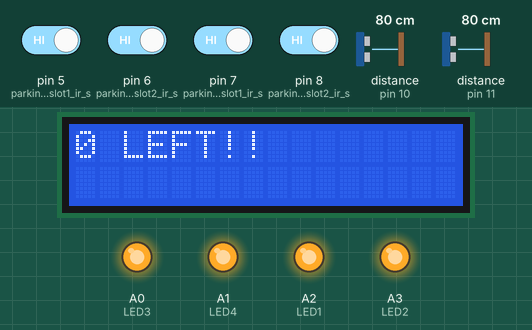
Recording of a sketch running on a simulated Arduino Uno, built with avr-gcc and run on an emulated ATmega328P. On the bench: 16×2 character LCD, output pins drawn as LEDs (lit = HIGH). Wiring (inferred from the names in the program): 2 × ultrasonic range finder: trigger pin 9, echo pin 10 / trigger pin 12, echo pin 11. The test bench sets the inputs (shaded band); at power-on: pin 5 (parking1_slot1_ir_s), pin 6 (parking1_slot2_ir_s), pin 7 (parking2_slot1_ir_s), pin 8 (parking2_slot2_ir_s) HIGH, distance to the obstacle (sensors on pin 10, pin 11) 80 cm. The echo pulse lasts 58.3 µs per cm; pins used as bus, display or sensor lines are not drawn; what the sketch prints to the serial monitor is not drawn.

Above: at 1.2 s.
1.3 s: pin 5 (parking1_slot1_ir_s) driven LOW
At 5.1 s:
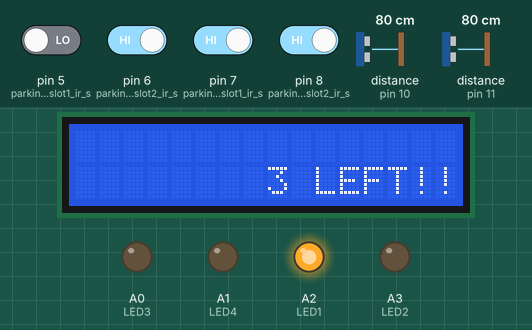
5.8 s: pin 6 (parking1_slot2_ir_s) driven LOW
At 7.9 s:
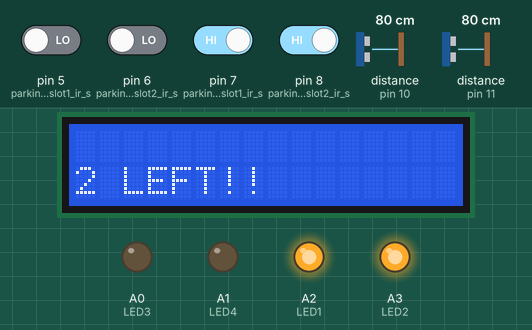
10.4 s: pin 7 (parking2_slot1_ir_s) driven LOW
At 11.0 s:
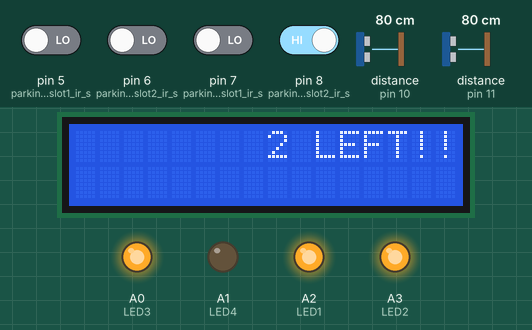
14.7 s: pin 5 (parking1_slot1_ir_s) driven HIGH
At 18.3 s:
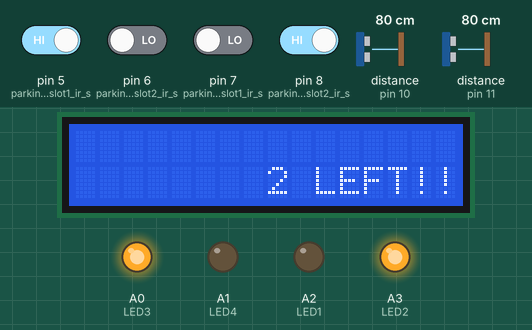
18.6 s: pin 8 (parking2_slot2_ir_s) driven LOW
At 20.2 s:
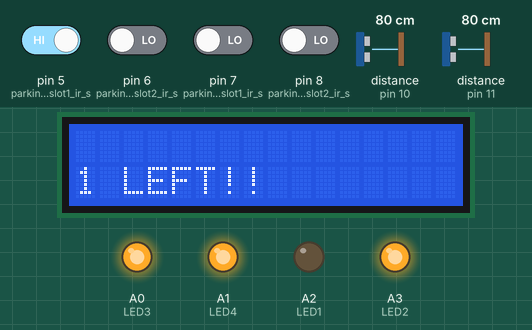
23.2 s: pin 6 (parking1_slot2_ir_s) driven HIGH
At 24.8 s:
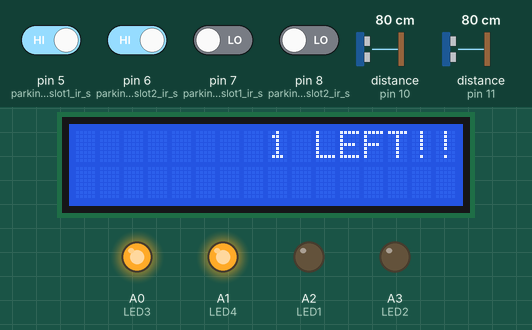
Timing chart, 0 to 26.3 s (numbered marks = the images above; inputs shaded):
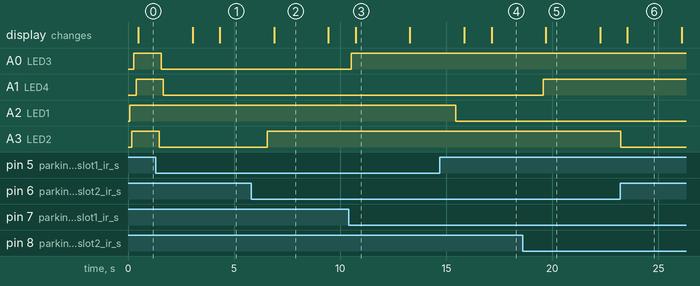

Measured:
- after the input at 1.3 s, A2 (LED1): stays HIGH (without the input it goes to LOW after 0.06 s)
- after the input at 5.8 s, A3 (LED2): LOW → HIGH after 0.77 s
- after the input at 10.4 s, A0 (LED3): LOW → HIGH after 0.11 s
- after the input at 14.7 s, A2 (LED1): HIGH → LOW after 0.74 s
- after the input at 18.6 s, A1 (LED4): LOW → HIGH after 0.98 s
- after the input at 23.2 s, A3 (LED2): HIGH → LOW at once
- what the display in image 2 shows lasts 2.5 s, from 6.9 s to 9.4 s

The sketch:

ARDUINO.ino
```cpp
#include <LiquidCrystal_I2C.h>
#include <Wire.h>
#include <SoftwareSerial.h>
#include <Servo.h>

LiquidCrystal_I2C lcd(0x27,16,2);
SoftwareSerial nodemcu(2,3);

int parking1_slot1_ir_s = 5; // parking slot1 infrared sensor connected with pin number 4 of arduino
int parking1_slot2_ir_s = 6;

int parking2_slot1_ir_s = 7;
int parking2_slot2_ir_s = 8;

const int trig=12;
const int echo =11;

const int trig2=9;
const int echo2 =10;


String sensor1="0";
String sensor2="0";
String sensor3="0";
String sensor4="0";
String last="NULL";

int LED1=A2;
int LED2=A3;
int LED3=A0;
int LED4=A1;


String cdata =""; // complete data, consisting of sensors values
void setup()
{
    lcd.begin();
    lcd.backlight();


    Serial.begin(9600);
    nodemcu.begin(9600);

    pinMode(parking1_slot1_ir_s, INPUT);
    pinMode(parking1_slot2_ir_s, INPUT);

    pinMode(parking2_slot1_ir_s, INPUT);
    pinMode(parking2_slot2_ir_s, INPUT);
    pinMode(trig,OUTPUT);
    pinMode(echo,INPUT);
    pinMode(trig2,OUTPUT);
    pinMode(echo2,INPUT);

}
String k="a";
String entry="closed",entry2="closed";
void loop()
{
    long duration,distance;
    digitalWrite(trig,HIGH);
    delayMicroseconds(1000);
    digitalWrite(trig,LOW);
    duration=pulseIn(echo,HIGH);
    distance=(duration/2)/29.1;
    //
    //
    if(distance<10 && entry=="closed"){
        entry="opened";
        Serial.print("OP"+String(distance));
    }else if(distance>10 && entry=="opened" ){
        entry="closed";
        Serial.print("CL"+String(distance));
    }
    long duration2,distance2;
    digitalWrite(trig2,HIGH);
    delayMicroseconds(1000);
    digitalWrite(trig2,LOW);
    duration2=pulseIn(echo2,255);
    distance2=(duration2/2)/29.1;
    if(distance2<10 && entry2=="closed"){
        entry2="opened";
    }else if(distance2>10 && entry2=="opened"){
        entry2="closed";
    }


    p1slot1();
    p1slot2();

    p2slot1();
    p2slot2();
    int space=(sensor1=="0"?0:1)+(sensor2=="0"?0:1)+(sensor3=="0"?0:1)+(sensor4=="0"?0:1);

    space=4-space;
    String s=String(space);

    cdata = cdata + sensor1 +"," + sensor2 + ","+ sensor3 +","+ sensor4 + ","+s+" SPACES LEFT!,"+entry+","+entry2;


    lcd.print(s+" LEFT!!");
    for(int i=0;i<2;i++)
    {lcd.print("        ");}

    Serial.println(s+" LEFT!!");

    Serial.println(cdata);
    nodemcu.println(cdata);
    delay(800); // 100 milli seconds
    cdata = "";

    digitalWrite(parking1_slot1_ir_s, HIGH);
    digitalWrite(parking1_slot2_ir_s, HIGH);

    digitalWrite(parking2_slot1_ir_s, HIGH);
    digitalWrite(parking2_slot2_ir_s, HIGH);

}

void p1slot1()
{
    if( digitalRead(parking1_slot1_ir_s) == LOW)
    {
        sensor1 = "255";
        analogWrite(LED1,255);

        delay(100);
    }
    if( digitalRead(parking1_slot1_ir_s) == HIGH)
    {
        sensor1 = "0";
        analogWrite(LED1,0);
        delay(100);
    }
}

void p1slot2() // parking 1 slot2
{
    if( digitalRead(parking1_slot2_ir_s) == LOW)
    {
        sensor2 = "255";
        analogWrite(LED2,255);
        delay(100);
    }
    if( digitalRead (parking1_slot2_ir_s) == HIGH)
    {
        sensor2 = "0";
        analogWrite(LED2,0);
        delay(100);
    }
}
void p2slot1() // parking 1 slot3
{
    if( digitalRead(parking2_slot1_ir_s) == LOW)
    {
        sensor3 = "255";
        analogWrite(LED3,255);

        delay(100);
    }
    if( digitalRead(parking2_slot1_ir_s) == HIGH)
    {
        sensor3 = "0";
        analogWrite(LED3,0);

        delay(100);
    }
}

void p2slot2() // parking 1 slot3
{
    if( digitalRead(parking2_slot2_ir_s) == LOW)
    {
        sensor4 = "255";
        analogWrite(LED4,255);

        delay(100);
    }
    if( digitalRead(parking2_slot2_ir_s) == HIGH)
    {
        sensor4 = "0";
        analogWrite(LED4,0);

        delay(100);
    }
}
```
